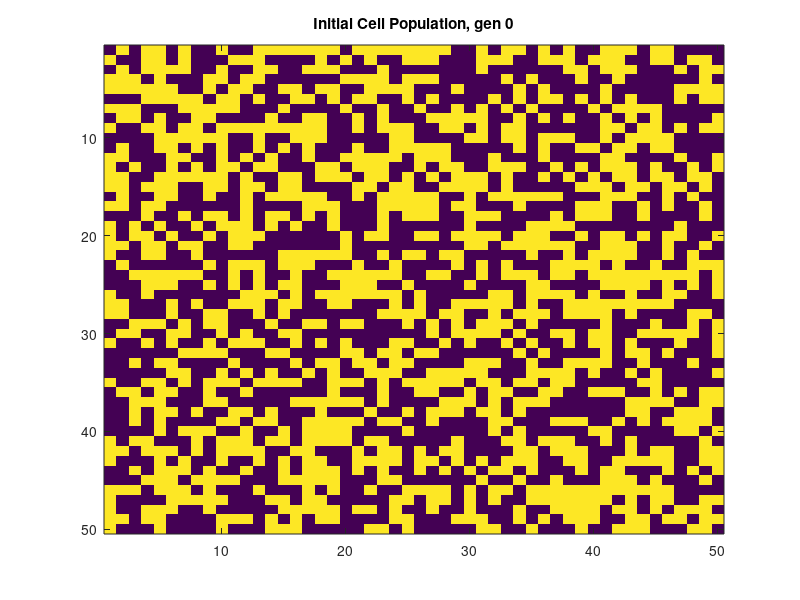
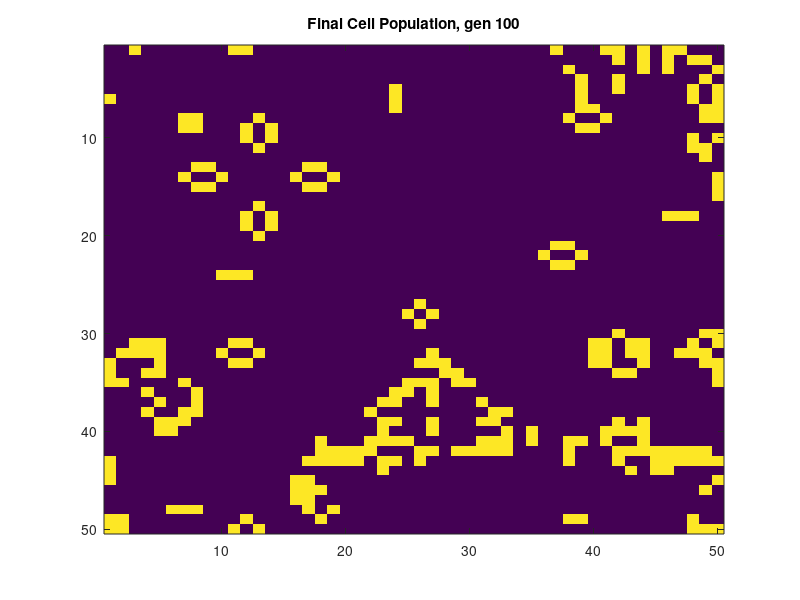

Source code (MATLAB) for these figures, in order:
%% Amrita Shah    
% AMS 534    
% Homework 2    
% 3/28/23
%% 1.
Xsteps = 50;
Ysteps = 50;
generations = 100;
cells = zeros(Xsteps,Ysteps,generations);
cells(:,:,1) = randi([0 1],Xsteps,Ysteps);

for g = 1:generations
    for x = 1:Xsteps
        for y = 1:Ysteps
                    
            % west
            if x==1
                w = cells(Xsteps,y,g);
            else
                w = cells(x-1,y,g);
            end

            % east
            if x==Xsteps
                e = cells(1,y,g);
            else
                e = cells(x+1,y,g);
            end

            % south
            if y==Ysteps
                n = cells(x,1,g);
            else
                n = cells(x,y+1,g);
            end

            % north
            if y==1
                s = cells(x,Ysteps,g);
            else
                s = cells(x,y-1,g);
            end

            % southwest
            if x==1
                if y==Ysteps
                    sw = cells(Xsteps,1,g);
                else
                    sw = cells(Xsteps,y+1,g);
                end
            else
                if y==Ysteps
                    sw = cells(x-1,1,g);
                else
                    sw = cells(x-1,y+1,g);
                end
            end

            % northwest
            if x==1
                if y==1
                    nw = cells(Xsteps,Ysteps,g);
                else
                    nw = cells(Xsteps,y-1,g);
                end
            else
                if y==1
                    nw = cells(x-1,Ysteps,g);
                else
                    nw = cells(x-1,y-1,g);
                end
            end

            % southeast
            if x==Xsteps
                if y==Ysteps
                    se = cells(1,1,g);
                else
                    se = cells(1,y+1,g);
                end
            else
                if y==Ysteps
                    se = cells(x+1,1,g);
                else
                    se = cells(x+1,y+1,g);
                end
            end

            % northeast
            if x==Xsteps
                if y==1
                    ne = cells(1,Ysteps,g);
                else
                    ne = cells(1,y-1,g);
                end
            else
                if y==1
                    ne = cells(x+1,Ysteps,g);
                else
                    ne = cells(x+1,y-1,g);
                end
            end
            
            % cell fate
            neighbors = w + e + n + s + sw + nw + se + ne;
            if cells(x,y,g) == 1
                if neighbors == 2 || neighbors == 3
                    cells(x,y,g+1) = 1;
                else
                    cells(x,y,g+1) = 0;
                end
            elseif cells(x,y,g) == 0
                if neighbors == 3
                    cells(x,y,g+1) = 1;
                else
                    cells(x,y,g+1) = 0;
                end
            else
                disp('error')
            end
        end
    end
end

fig1 = figure(1);
imagesc(cells(:,:,1));
title('Initial Cell Population, gen 0')
fig2 = figure(2);
imagesc(cells(:,:,generations+1));
title('Final Cell Population, gen 100')